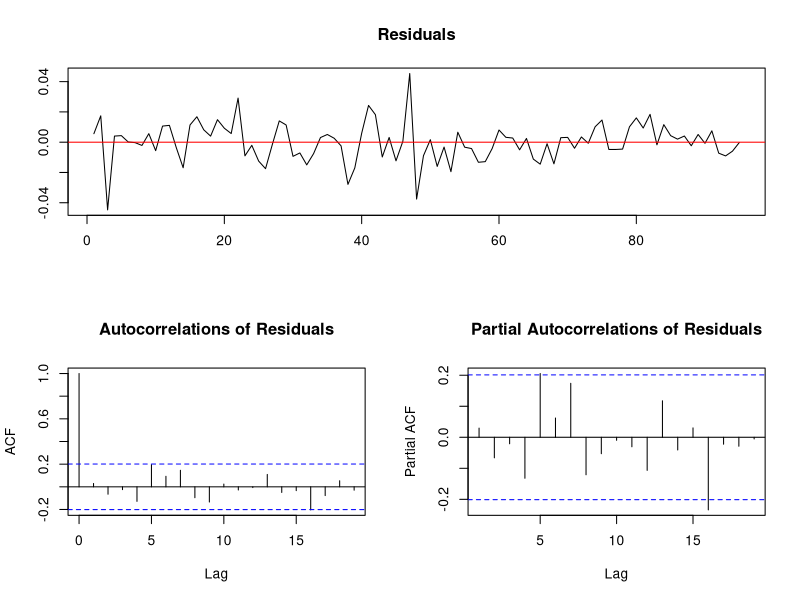
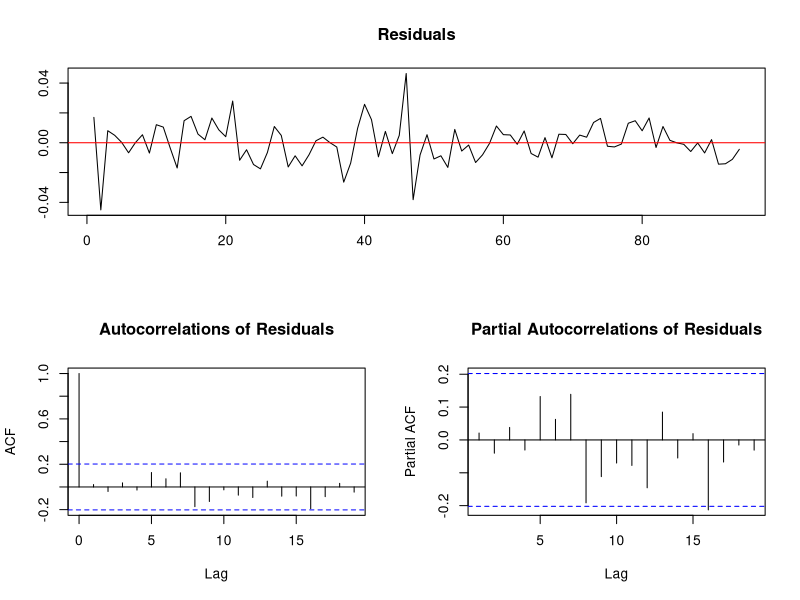

Reproduce these figures in R, in order.
library(urca)
data(Raotbl3)
attach(Raotbl3)

lc <- ts(lc, start=c(1966,4), end=c(1991,2), frequency=4)

lc.ct <- ur.df(lc, type='trend', lags=3)
#lc.ct <- ur.df(lc,  lags=3, type='trend')
plot(lc.ct)

lc.co <- ur.df(lc, type='drift', lags=3)
#lc.co <- ur.df(lc, lags=3, type='drift')
lc2 <- diff(lc)

lc2.ct <- ur.df(lc2, type='trend', lags=3)
plot(lc2.ct)
